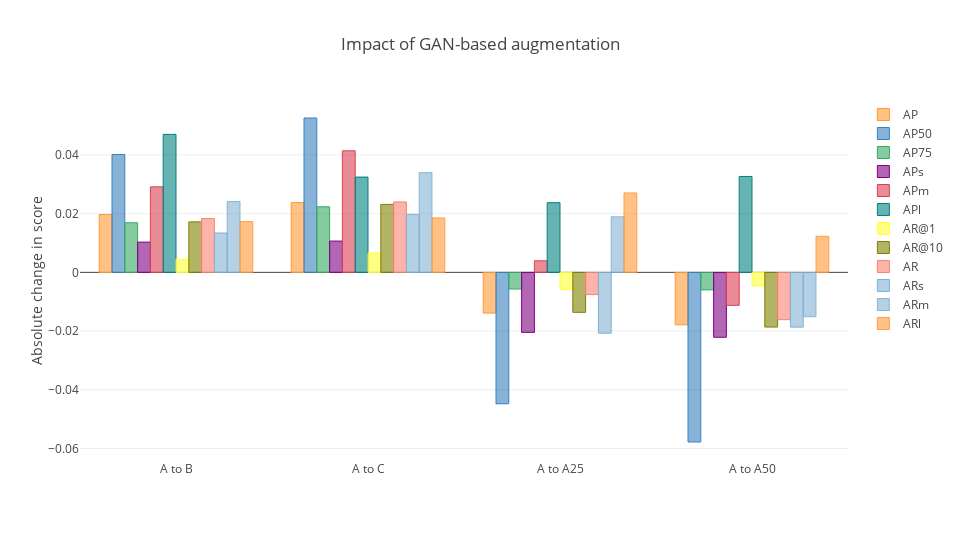

Here is the notebook cell this chart was saved with:
### Code cell
cf.go_offline(connected = True)
config = {
    "modeBarButtonsToRemove": ["sendDataToCloud"],
    "displaylogo": False
}
layout = {
    "title": "Impact of GAN-based augmentation",
    "yaxis": {
        "title": "Absolute change in score"
    },
    "width": 960,
    "height": 540
}
fig = df_combined.iplot(kind = "bar", y = ["AP", "AP50", "AP75", "APs", "APm", "APl", "AR@1", "AR@10", "AR", "ARs", "ARm", "ARl"], layout = layout, asFigure = True)
py.offline.iplot(fig, show_link = False, config = config)

### Figure 1 — Plotly figure (JSON) as saved in the notebook; plotly's stock layout.template omitted (floating-point values rounded to 4 significant figures)
{"data": [{"marker": {"color": "rgba(255, 153, 51, 0.6)", "line": {"color": "rgba(255, 153, 51, 1.0)", "width": 1}}, "name": "AP", "orientation": "v", "text": "", "type": "bar", "uid": "a47b8d22-aa61-48ee-9644-9de09568472d", "x": ["A to B", "A to C", "A to A25", "A to A50"], "y": [0.01968, 0.02376, -0.01386, -0.01787]}, {"marker": {"color": "rgba(55, 128, 191, 0.6)", "line": {"color": "rgba(55, 128, 191, 1.0)", "width": 1}}, "name": "AP50", "orientation": "v", "text": "", "type": "bar", "uid": "d1c2adeb-e0b0-445c-a7e7-9bb0d47f8cb2", "x": ["A to B", "A to C", "A to A25", "A to A50"], "y": [0.04012, 0.05257, -0.04475, -0.05777]}, {"marker": {"color": "rgba(50, 171, 96, 0.6)", "line": {"color": "rgba(50, 171, 96, 1.0)", "width": 1}}, "name": "AP75", "orientation": "v", "text": "", "type": "bar", "uid": "3c3763a2-a7ba-4816-a74c-8c027449dc2c", "x": ["A to B", "A to C", "A to A25", "A to A50"], "y": [0.01689, 0.02232, -0.005676, -0.005969]}, {"marker": {"color": "rgba(128, 0, 128, 0.6)", "line": {"color": "rgba(128, 0, 128, 1.0)", "width": 1}}, "name": "APs", "orientation": "v", "text": "", "type": "bar", "uid": "5a574b18-c210-4e61-b449-2ef0a6619dcf", "x": ["A to B", "A to C", "A to A25", "A to A50"], "y": [0.0103, 0.01065, -0.02043, -0.02212]}, {"marker": {"color": "rgba(219, 64, 82, 0.6)", "line": {"color": "rgba(219, 64, 82, 1.0)", "width": 1}}, "name": "APm", "orientation": "v", "text": "", "type": "bar", "uid": "a28f24c4-7ba7-4614-acba-4a48bdc2272f", "x": ["A to B", "A to C", "A to A25", "A to A50"], "y": [0.02912, 0.04141, 0.003941, -0.01123]}, {"marker": {"color": "rgba(0, 128, 128, 0.6)", "line": {"color": "rgba(0, 128, 128, 1.0)", "width": 1}}, "name": "APl", "orientation": "v", "text": "", "type": "bar", "uid": "7dac8da5-2225-4322-921c-4126f715e50a", "x": ["A to B", "A to C", "A to A25", "A to A50"], "y": [0.047, 0.03245, 0.02373, 0.03266]}, {"marker": {"color": "rgba(255, 255, 51, 0.6)", "line": {"color": "rgba(255, 255, 51, 1.0)", "width": 1}}, "name": "AR@1", "orientation": "v", "text": "", "type": "bar", "uid": "00d6521b-c968-4588-af33-85eb7174a0be", "x": ["A to B", "A to C", "A to A25", "A to A50"], "y": [0.004434, 0.006616, -0.005868, -0.004604]}, {"marker": {"color": "rgba(128, 128, 0, 0.6)", "line": {"color": "rgba(128, 128, 0, 1.0)", "width": 1}}, "name": "AR@10", "orientation": "v", "text": "", "type": "bar", "uid": "7b3790bf-32ff-48f2-b2d8-011e25a57f1b", "x": ["A to B", "A to C", "A to A25", "A to A50"], "y": [0.01719, 0.02315, -0.01361, -0.01862]}, {"marker": {"color": "rgba(251, 128, 114, 0.6)", "line": {"color": "rgba(251, 128, 114, 1.0)", "width": 1}}, "name": "AR", "orientation": "v", "text": "", "type": "bar", "uid": "8fd8da0e-76f0-4d88-afd7-6596224bc5f8", "x": ["A to B", "A to C", "A to A25", "A to A50"], "y": [0.01832, 0.02398, -0.007555, -0.01611]}, {"marker": {"color": "rgba(128, 177, 211, 0.6)", "line": {"color": "rgba(128, 177, 211, 1.0)", "width": 1}}, "name": "ARs", "orientation": "v", "text": "", "type": "bar", "uid": "67232b4d-e226-402d-bc0e-4f9ac94af6fb", "x": ["A to B", "A to C", "A to A25", "A to A50"], "y": [0.01341, 0.01973, -0.02073, -0.01866]}, {"marker": {"color": "rgba(128, 177, 211, 0.6)", "line": {"color": "rgba(128, 177, 211, 0.8999999999999999)", "width": 1}}, "name": "ARm", "orientation": "v", "text": "", "type": "bar", "uid": "4fbb2cda-a809-450b-a902-b4ac0a0dfad6", "x": ["A to B", "A to C", "A to A25", "A to A50"], "y": [0.02415, 0.03396, 0.01892, -0.0151]}, {"marker": {"color": "rgba(255, 153, 51, 0.6)", "line": {"color": "rgba(255, 153, 51, 0.8999999999999999)", "width": 1}}, "name": "ARl", "orientation": "v", "text": "", "type": "bar", "uid": "f728b100-0818-4c90-bb2b-7e5bbd5ba9ad", "x": ["A to B", "A to C", "A to A25", "A to A50"], "y": [0.01729, 0.01854, 0.02706, 0.01229]}], "layout": {"height": 540, "title": {"text": "Impact of GAN-based augmentation"}, "width": 960, "yaxis": {"title": {"text": "Absolute change in score"}}}}
